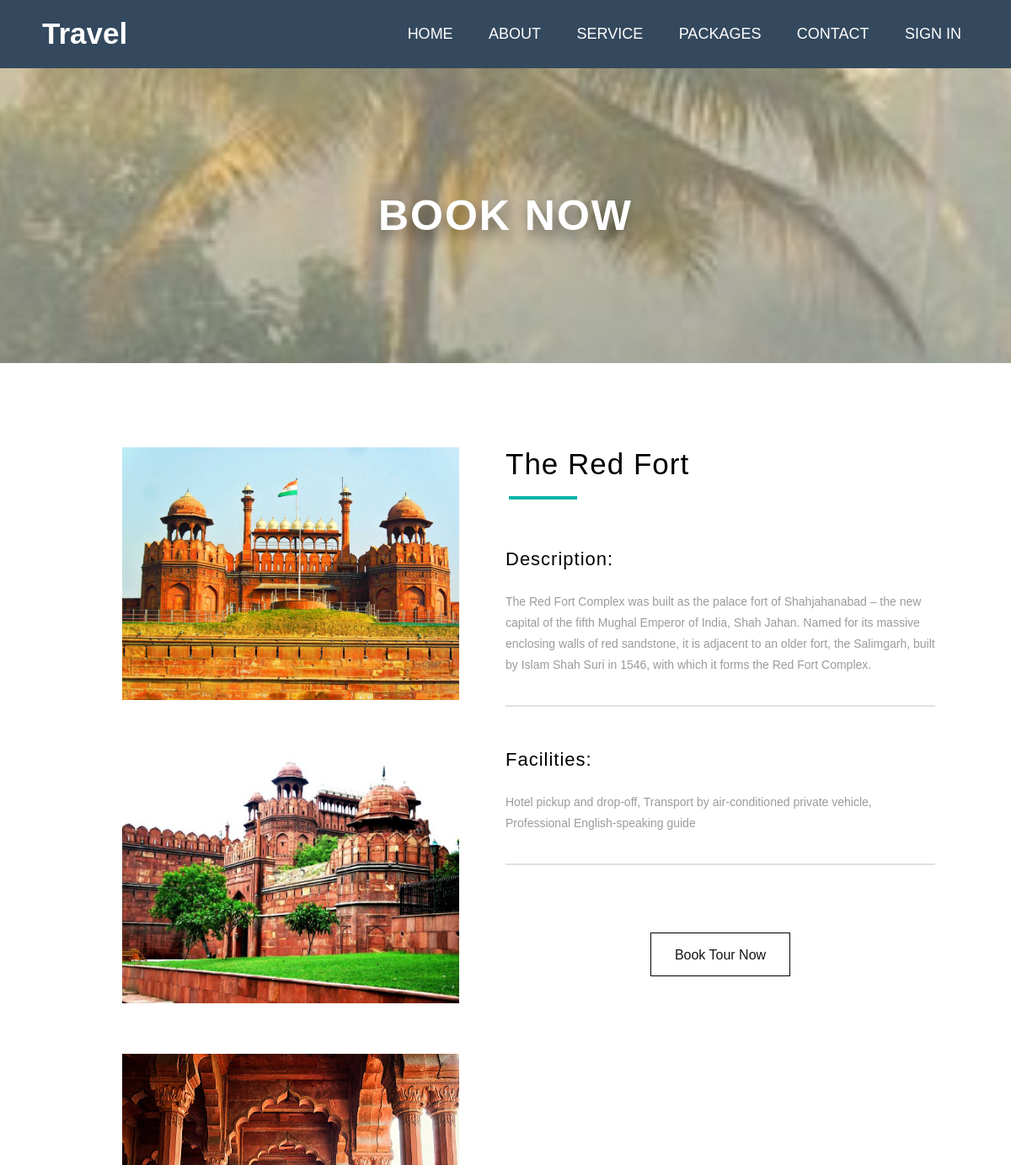
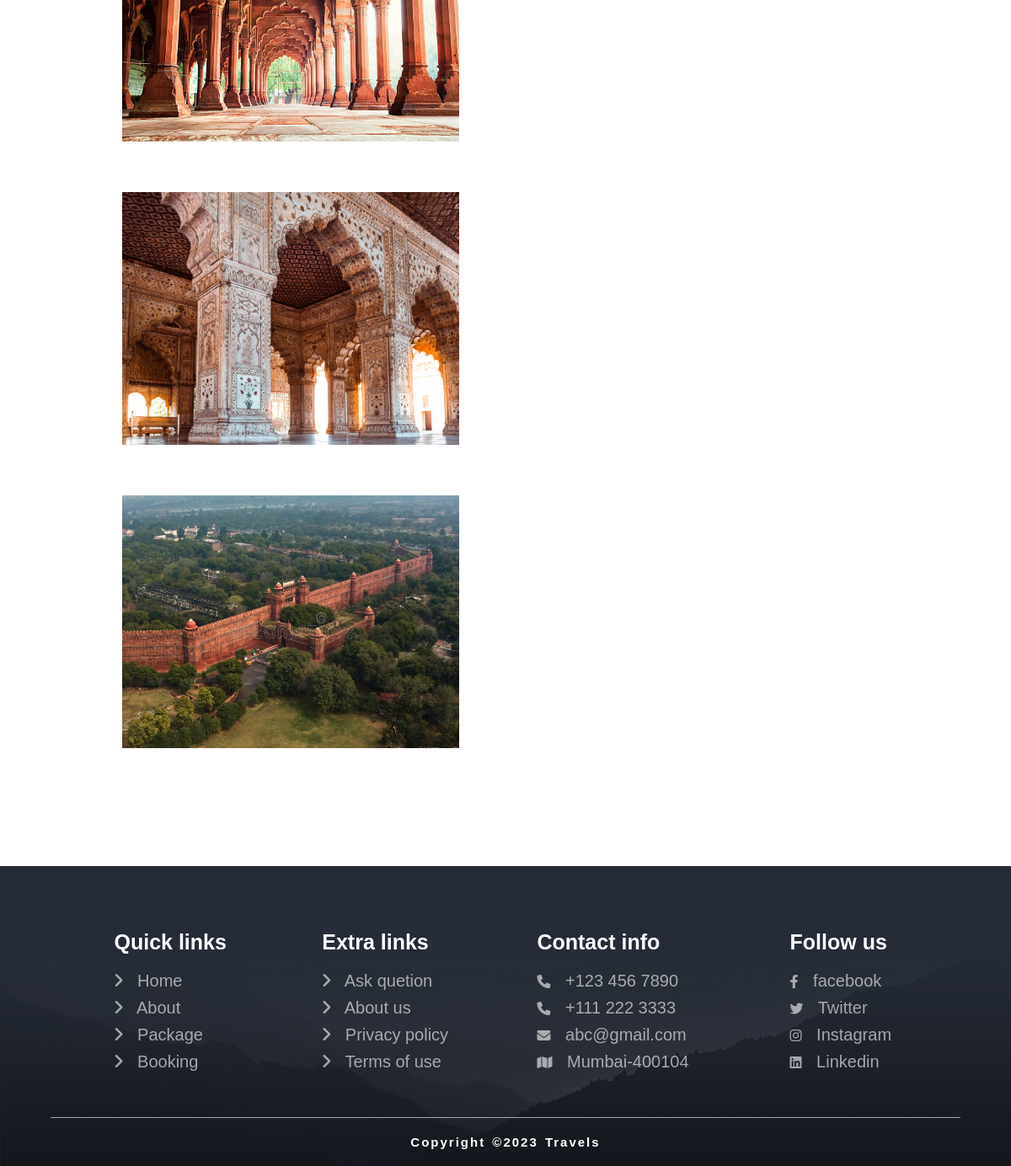
Screenshot of /book.php?id=4 with the database file from the repository (2 pictures, top to bottom).
### tables this page shows
CREATE TABLE packages(
id INT NOT NULL AUTO_INCREMENT,
title VARCHAR(255),
description VARCHAR(500),
facilities VARCHAR(500),
location VARCHAR(30),
adultprice INT(255),
childprice INT(255),
image VARCHAR(255),
image1 VARCHAR(255),
image2 VARCHAR(255),
image3 VARCHAR(255),
image4 VARCHAR(255),
PRIMARY KEY (id)
);

### cache.php (called while the page is built)
<?php
	$version = time();
?>

### book.php (the view, shortened to what this page needs)
<?php include 'cache.php'; ?>
<!DOCTYPE html>
<html lang="en">
<head>
	<link rel="stylesheet" href="css/style.css?v=<?=$version?>">
	<link rel="stylesheet" type="text/css" href="./css/all.css?v=<?=$version?>">
</head>
<body>
	<?php
		$text = $text1 = "";
		if(!isset($_SESSION['log'])){
			$text = "SIGN IN";
		}else{
			$text1 = "MY ACCOUNT";
		}
	?>
	<nav>
		<label for="logo">Travel</label>
		<ul>
			<li><a href="index.php">Home</a></li>
			<li><a href="about.php">About</a></li>
			<li><a href="index.php #service">Service</a></li>
			<li><a class="Active" href="packages.php">Packages</a></li>
			<li><a href="contact.php">Contact</a></li>
			<li><a href="user-panel/user-login.php"><?php echo $text; echo $text1; ?></a></li>
		</ul>
	</nav>
	<div class="book-bg">
		<h3>BOOK NOW</h3>
	</div>
	<?php
		include 'database_connect.php';
		$view_id = $_GET['id'];
		$viewquery =  ' SELECT * FROM `packages` WHERE id = '.$view_id.' ';
		$query_run = mysqli_query($conn, $viewquery);
		if(mysqli_num_rows($query_run) > 0){
			$detail = mysqli_fetch_array($query_run);
	?>
					<div class="book-conatiner">
						<div class="book-img">
							<img src="<?=$detail['image'];?>" width="400px" height="300px">
							<img src="<?=$detail['image1'];?>" width="400px" height="300px">
							<img src="<?=$detail['image2'];?>" width="400px" height="300px">
							<img src="<?=$detail['image3'];?>" width="400px" height="300px">
							<img src="<?=$detail['image4'];?>" width="400px" height="300px">
						</div>
						<div class="book-content">
							<h3><?=$detail['title'];?></h3>
							<div class="content-desc">
								<h4>Description:</h4>
								<p><?=$detail['description'];?></p>
							</div>
							<div class="content-desc box-margin">
								<h4>Facilities:</h4>
								<p><?=$detail['facilities'];?></p>
							</div>
							<div class="book-btn">
								<a href="checkout.php?id=<?php echo $detail["id"]?>">Book Tour Now</a>
							</div>
						</div>
					</div>
	<?php
		}
	?>
	<?php include 'footer.php'; ?>
</body>
</html>

### css/style.css (style rules this page uses)
* { padding: 0; margin: 0; text-decoration: none; list-style: none; }
html { scroll-behavior: smooth; overflow-x: hidden; overflow-y: auto; }
body { font-family: montserrat; font-family: "Poppins", sans-serif; overscroll-behavior: none; }
nav { height: 81px; width: 100%; background: #34495e; }
nav label { font-size: 35px; font-weight: bold; color: white; margin: 0 50px; line-height: 80px; }
nav ul { float: right; margin-right: 40px; }
nav li { display: inline-block; margin: 0 8px; line-height: 80px; }
nav a { color: white; font-size: 18px; text-transform: uppercase; border: 1px solid transparent; padding: 7px 10px; border-radius: 3px; }
.book-bg { width:100%; height:350px; background-image: url(../images/book-bg.jpg); background-size:cover; background-position:center; background-attachment:fixed; display:flex; justify-content:center; align-items:center; }
.book-bg h3 { font-size:50px; font-family: "Montserrat", sans-serif, Arial, sans-serif; font-weight: 600; letter-spacing:2px; color:white; text-shadow:3px 9px 16px rgb(0 0 0 / 45%); }
.book-conatiner { width:85%; height:auto; margin:0 auto; display:flex; }
.book-img { width:50%; height:auto; display:flex; flex-direction:column; align-items:center; margin:100px 0 80px 0; }
.book-img img { margin-bottom:60px; }
.book-content { width:50%; height:auto; margin:100px 0 80px 0; }
.book-content h3 { font-weight: 500; letter-spacing: normal; font-size: 35px; font-family: "Montserrat", sans-serif, Arial, sans-serif; letter-spacing:1px; position:relative; }
.book-content h3::after { content:''; position:absolute; width:15%; left:4px; top:145%; border:2px solid #01b3a7; }
.content-desc { width:100%; height:auto; margin:80px 0 0 0; border-bottom:2px solid #e1e1e1; }
.content-desc h4 { font-weight: 500; letter-spacing: normal; font-size:22px; font-family: "Montserrat", sans-serif, Arial, sans-serif; letter-spacing:1px; margin-bottom:25px; }
.content-desc p { line-height:25px; font-family: "Montserrat", sans-serif, Arial, sans-serif; font-size: 14px; font-weight: 400; color: #9b9b9b; margin-bottom:35px; }
.box-margin { margin:50px 0 0 0; }
.book-btn { width:100%; height:auto; display:flex; justify-content:center; margin-top:80px; }
.book-btn a { padding: 17px 28px 15px; font-size: 16px; border: 1px solid black; font-family: "Montserrat", sans-serif, Arial, sans-serif; font-weight: 500; letter-spacing: normal; white-space: nowrap; color: #151515; }

### rows the page displays
packages: title "The Red Fort", description "The Red Fort Complex was built as the palace fort of Shahjahanabad – the new capital of the fifth Mughal Emperor of India, Shah Jahan. Named for its massive enclosing walls of red sandstone, it is adjacent to an older fort, the Salimgarh, built by Islam Shah Suri in 1546, with which it forms the Red Fort Complex.", facilities "Hotel pickup and drop-off, Transport by air-conditioned private vehicle, Professional English-speaking guide"

### other values shown
$text "SIGN IN"
